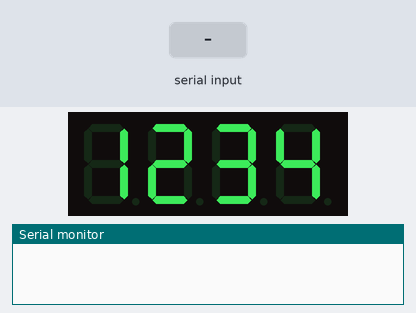
A sketch run on a simulated Arduino Uno, built with avr-gcc and run on an emulated ATmega328P. Parts: 4-digit seven-segment display, the last lines printed to the serial monitor. The inputs (shaded band) are chosen by the test bench.

Above: at 1.2 s.
1.3 s: "90,45\n" received over Serial
At 2.3 s:
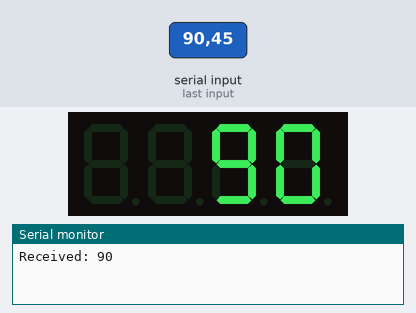
2.8 s: "30,150\n" received over Serial
Timing chart, 0 to 5.8 s (numbered marks = the images above; inputs shaded):
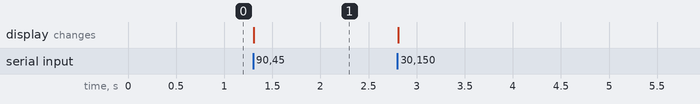

Measured:
- after the input at 1.3 s, the display: changes at once (image 1)

The sketch:

arduino_display.ino
```cpp
// Inkluderer SevSeg-biblioteket som gir funksjoner for å kontrollere 7-segment displays.
#include "SevSeg.h"
SevSeg sevseg;

void setup() {
  Serial.begin(9600);// Starter seriell kommunikasjon med en baudrate på 9600 for å komunisere med Adafurit-en ved hjelp av TX og RX.
  byte numDigits = 4;// Antall siffer i displayet.
  byte digitPins[] = {10, 11, 12, 13};// Definerer hvilke pinner på Arduinoen som er koblet til de enkelte sifrene på displayet.
  byte segmentPins[] = {9, 2, 3, 5, 6, 8, 7, 4};// Definerer pinnene som kontrollerer de individuelle segmentene på hvert siffer.

  //ting vi trenger for å få displayet til å fungere:
  bool resistorsOnSegments = true;
  bool updateWithDelaysIn = true;
  byte hardwareConfig = COMMON_CATHODE;

  // Initialiserer SevSeg-objektet med de definerte konfigurasjonene.
  sevseg.begin(hardwareConfig, numDigits, digitPins, segmentPins, resistorsOnSegments);
  // Setter lysstyrken på displayet til 90 (på en skala fra 0 til 100).
  sevseg.setBrightness(90);
  // Setter tallet som skal vises til 1234 som en initial verdi for å se at alt fungerer som det skal.
  sevseg.setNumber(1234);
}

void loop() {
  // Sjekker om det er tilgjengelig data på den serielle porten fra adafruit-en.
  if (Serial.available() > 0) {

    String received = Serial.readStringUntil('\n');// Leser dataen fra Adafuriten
    int number = received.toInt();// Konverterer den mottatte strengen til et heltall. Dette er altså høyden til CanSat-en

   // Skriver ut det mottatte tallet til den serielle monitoren.
    Serial.print("Received: ");
    Serial.println(number);
    // Setter det mottatte tallet til å vises på displayet.
    sevseg.setNumber(number);
  }
  // Oppdaterer displayet kontinuerlig.
  sevseg.refreshDisplay();
}
```
